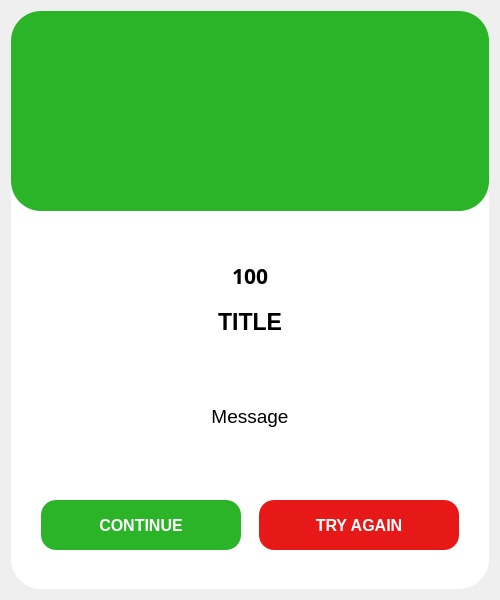
<?xml version="1.0" encoding="UTF-8"?>
<ui version="4.0">
 <class>Form</class>
 <widget class="QWidget" name="Form">
  <property name="geometry">
   <rect>
    <x>0</x>
    <y>0</y>
    <width>500</width>
    <height>600</height>
   </rect>
  </property>
  <property name="windowTitle">
   <string>Form</string>
  </property>
  <layout class="QHBoxLayout" name="horizontalLayout">
   <item>
    <widget class="QWidget" name="widget_bg" native="true">
     <property name="styleSheet">
      <string notr="true">#widget_bg{
background-color: rgb(255, 255, 255);
border-radius:30px;}</string>
     </property>
     <layout class="QVBoxLayout" name="verticalLayout">
      <property name="leftMargin">
       <number>0</number>
      </property>
      <property name="topMargin">
       <number>0</number>
      </property>
      <property name="rightMargin">
       <number>0</number>
      </property>
      <property name="bottomMargin">
       <number>0</number>
      </property>
      <item>
       <widget class="QWidget" name="widget_status" native="true">
        <property name="minimumSize">
         <size>
          <width>0</width>
          <height>200</height>
         </size>
        </property>
        <property name="maximumSize">
         <size>
          <width>16777215</width>
          <height>200</height>
         </size>
        </property>
        <property name="styleSheet">
         <string notr="true">#widget_status{
	background-color: rgb(43, 180, 39);
	border-radius:30px;
}</string>
        </property>
        <layout class="QHBoxLayout" name="horizontalLayout_2">
         <item alignment="Qt::AlignHCenter|Qt::AlignVCenter">
          <widget class="QLabel" name="status_icon">
           <property name="minimumSize">
            <size>
             <width>150</width>
             <height>150</height>
            </size>
           </property>
           <property name="maximumSize">
            <size>
             <width>150</width>
             <height>150</height>
            </size>
           </property>
           <property name="text">
            <string/>
           </property>
          </widget>
         </item>
        </layout>
       </widget>
      </item>
      <item>
       <widget class="QWidget" name="widget_info" native="true">
        <layout class="QVBoxLayout" name="verticalLayout_3">
         <item>
          <widget class="QWidget" name="widget_2" native="true">
           <layout class="QVBoxLayout" name="verticalLayout_2">
            <property name="topMargin">
             <number>30</number>
            </property>
            <item>
             <widget class="QLabel" name="message_code">
              <property name="maximumSize">
               <size>
                <width>16777215</width>
                <height>40</height>
               </size>
              </property>
              <property name="font">
               <font>
                <family>Garuda</family>
                <pointsize>16</pointsize>
                <weight>75</weight>
                <bold>true</bold>
               </font>
              </property>
              <property name="lineWidth">
               <number>1</number>
              </property>
              <property name="text">
               <string>100</string>
              </property>
              <property name="alignment">
               <set>Qt::AlignCenter</set>
              </property>
              <property name="wordWrap">
               <bool>true</bool>
              </property>
              <property name="margin">
               <number>0</number>
              </property>
              <property name="openExternalLinks">
               <bool>false</bool>
              </property>
              <property name="buddy">
               <cstring></cstring>
              </property>
             </widget>
            </item>
            <item>
             <widget class="QLabel" name="title">
              <property name="sizePolicy">
               <sizepolicy hsizetype="Preferred" vsizetype="Preferred">
                <horstretch>0</horstretch>
                <verstretch>0</verstretch>
               </sizepolicy>
              </property>
              <property name="minimumSize">
               <size>
                <width>0</width>
                <height>40</height>
               </size>
              </property>
              <property name="maximumSize">
               <size>
                <width>16777215</width>
                <height>40</height>
               </size>
              </property>
              <property name="font">
               <font>
                <pointsize>17</pointsize>
                <weight>75</weight>
                <bold>true</bold>
               </font>
              </property>
              <property name="text">
               <string>TITLE</string>
              </property>
              <property name="alignment">
               <set>Qt::AlignCenter</set>
              </property>
             </widget>
            </item>
            <item>
             <widget class="QLabel" name="message">
              <property name="font">
               <font>
                <pointsize>14</pointsize>
               </font>
              </property>
              <property name="text">
               <string>Message</string>
              </property>
              <property name="alignment">
               <set>Qt::AlignCenter</set>
              </property>
             </widget>
            </item>
           </layout>
          </widget>
         </item>
         <item>
          <widget class="QWidget" name="widget_buttons" native="true">
           <property name="maximumSize">
            <size>
             <width>16777215</width>
             <height>80</height>
            </size>
           </property>
           <property name="styleSheet">
            <string notr="true">#pushButton_ok{
border:None;
border-radius:15px;
background-color: rgb(43, 180, 39);
color:#FFFFFF;
}
#pushButton_cancel{
border:None;
border-radius:15px;
background-color: rgb(231, 24, 24);
color:#FFFFFF;
}</string>
           </property>
           <layout class="QHBoxLayout" name="horizontalLayout_3">
            <property name="topMargin">
             <number>0</number>
            </property>
            <property name="bottomMargin">
             <number>30</number>
            </property>
            <item>
             <widget class="QPushButton" name="pushButton_ok">
              <property name="minimumSize">
               <size>
                <width>200</width>
                <height>50</height>
               </size>
              </property>
              <property name="maximumSize">
               <size>
                <width>200</width>
                <height>50</height>
               </size>
              </property>
              <property name="font">
               <font>
                <pointsize>12</pointsize>
                <weight>75</weight>
                <bold>true</bold>
               </font>
              </property>
              <property name="text">
               <string>CONTINUE</string>
              </property>
             </widget>
            </item>
            <item>
             <widget class="QPushButton" name="pushButton_cancel">
              <property name="minimumSize">
               <size>
                <width>200</width>
                <height>50</height>
               </size>
              </property>
              <property name="maximumSize">
               <size>
                <width>200</width>
                <height>50</height>
               </size>
              </property>
              <property name="font">
               <font>
                <pointsize>12</pointsize>
                <weight>75</weight>
                <bold>true</bold>
               </font>
              </property>
              <property name="text">
               <string>TRY AGAIN</string>
              </property>
             </widget>
            </item>
           </layout>
          </widget>
         </item>
        </layout>
       </widget>
      </item>
     </layout>
    </widget>
   </item>
  </layout>
 </widget>
 <resources>
  <include location="../../rcc/images.qrc"/>
 </resources>
 <connections/>
</ui>
